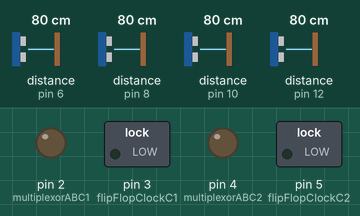
This sketch was run on a simulated Arduino Uno, built with avr-gcc and run on an emulated ATmega328P. On the bench: switched loads named in the sketch (green lamp = pin HIGH), output pins drawn as LEDs (lit = HIGH). Wiring (inferred from the names in the program): 4 × ultrasonic range finder: trigger pin 7, echo pin 6 / trigger pin 9, echo pin 8 / trigger pin 11, echo pin 10 / trigger pin 13, echo pin 12. The inputs (shaded band) are chosen by the test bench; at power-on: distance to the obstacle (sensors on pin 6, pin 8, pin 10, pin 12) 80 cm. The echo pulse lasts 58.3 µs per cm; pins used as bus, display or sensor lines are not drawn.

Above: at 1.2 s.
1.3 s: distance to the obstacle (sensor on pin 6) set to 2 cm
At 1.9 s:
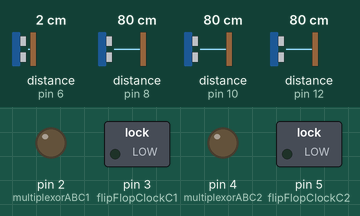
2.8 s: distance to the obstacle (sensor on pin 8) set to 13 cm
4.3 s: distance to the obstacle (sensor on pin 8) set to 10 cm
At 5.5 s:
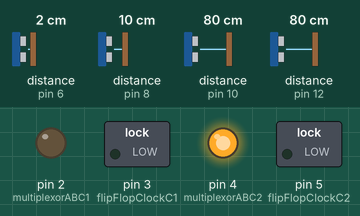
5.8 s: distance to the obstacle (sensor on pin 10) set to 2 cm
At 7.1 s:
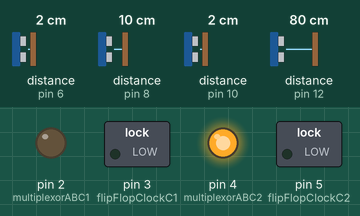
7.4 s: distance to the obstacle (sensor on pin 12) set to 13 cm
8.9 s: distance to the obstacle (sensor on pin 12) set to 10 cm
At 9.5 s:
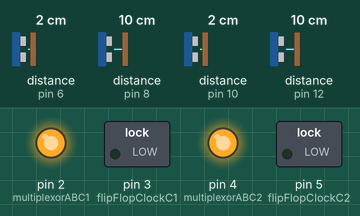
Timing chart, 0 to 11.4 s (numbered marks = the images above; inputs shaded):
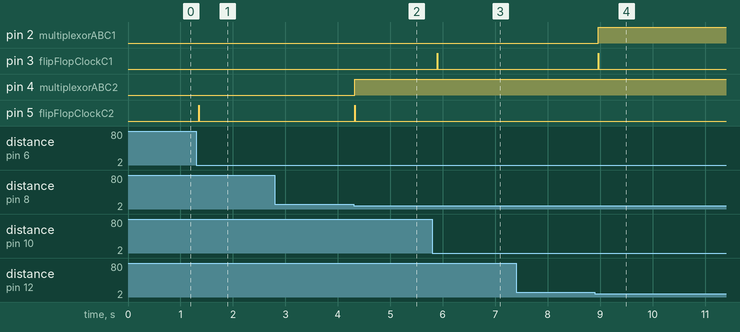

The sketch:

sensor.ino
```cpp
 long t1s1, t2s2;
long d1s1, d2s2;
long t3s3, t4s4;
long d3s3, d4s4;


const int TriggerRestaC1 = 13;
const int EchoRestaC1 = 12;
const int TriggerSumaC1 = 11;
const int EchoSumaC1 = 10;

const int TriggerRestaC2 = 9;
const int EchoRestaC2 = 8;
const int TriggerSumaC2 = 7;
const int EchoSumaC2 = 6;

const int flipFlopClockC1 = 3;
const int multiplexorABC1 = 2;


const int flipFlopClockC2 = 5;
const int multiplexorABC2 = 4;

bool estadoSumaPrevioC1 = false;
bool estadoRestaPrevioC1 = false;

bool estadoSumaPrevioC2 = false;
bool estadoRestaPrevioC2 = false;

void setup() {
  Serial.begin(9600);
  pinMode(TriggerSumaC1, OUTPUT);
  pinMode(EchoSumaC1, INPUT);
  pinMode(TriggerRestaC1, OUTPUT);
  pinMode(EchoRestaC1, INPUT);
  pinMode(flipFlopClockC1, OUTPUT);
  pinMode(multiplexorABC1, OUTPUT);
  digitalWrite(TriggerSumaC1, LOW);
  digitalWrite(TriggerRestaC1, LOW);

  pinMode(TriggerSumaC2, OUTPUT);
  pinMode(EchoSumaC2, INPUT);
  pinMode(TriggerRestaC2, OUTPUT);
  pinMode(EchoRestaC2, INPUT);
  pinMode(flipFlopClockC2, OUTPUT);
  pinMode(multiplexorABC2, OUTPUT);
  digitalWrite(TriggerSumaC2, LOW);
  digitalWrite(TriggerRestaC2, LOW);

}

void loop() {
  // Leer el primer sensor (suma)
  digitalWrite(TriggerSumaC1, HIGH);
  delayMicroseconds(10);
  digitalWrite(TriggerSumaC1, LOW);
  t1s1 = pulseIn(EchoSumaC1, HIGH);
  d1s1 = t1s1 / 59;

digitalWrite(TriggerSumaC2, HIGH);
  delayMicroseconds(10);
  digitalWrite(TriggerSumaC2, LOW);
  t3s3 = pulseIn(EchoSumaC2, HIGH);
  d3s3 = t3s3 / 59;

  digitalWrite(TriggerRestaC1, HIGH);
  delayMicroseconds(10);
  digitalWrite(TriggerRestaC1, LOW);
  t2s2 = pulseIn(EchoRestaC1, HIGH);
  d2s2 = t2s2 / 59;

  digitalWrite(TriggerRestaC2, HIGH);
  delayMicroseconds(10);
  digitalWrite(TriggerRestaC2, LOW);
  t4s4 = pulseIn(EchoRestaC2, HIGH);
  d4s4 = t4s4 / 59;


  bool estadoSumaActual = (d1s1 <= 10);
  bool estadoSumaActualC2 = (d3s3 <= 10);

  if (estadoSumaActual && !estadoSumaPrevioC1) {

    digitalWrite(multiplexorABC1, LOW);
    activarClock();
  }
  estadoSumaPrevioC1 = estadoSumaActual;


if (estadoSumaActualC2 && !estadoSumaPrevioC2) {

    digitalWrite(multiplexorABC2, LOW);
    activarClockC2();
  }
  estadoSumaPrevioC2 = estadoSumaActualC2;


  bool estadoRestaActual = (d2s2 <= 10);
  bool estadoRestaActualC2 = (d4s4 <= 10);

  if (estadoRestaActual && !estadoRestaPrevioC1) {
    digitalWrite(multiplexorABC1, HIGH);
    activarClock();
  }

  estadoRestaPrevioC1 = estadoRestaActual;

if (estadoRestaActualC2 && !estadoRestaPrevioC2) {
    digitalWrite(multiplexorABC2, HIGH);
    activarClockC2();
  }
  estadoRestaPrevioC2 = estadoRestaActualC2;

  delay(100);
}

void activarClock() {
  digitalWrite(flipFlopClockC1, HIGH);
  delay(10);
  digitalWrite(flipFlopClockC1, LOW);
}

void activarClockC2() {
  digitalWrite(flipFlopClockC2, HIGH);
  delay(10);
  digitalWrite(flipFlopClockC2, LOW);
}
```

Measured:
- the behaviour switches between 12 and 11 cm on distance to the obstacle (sensor on pin 8) (found by bisection; images 1 and 2)
- the behaviour switches between 12 and 11 cm on distance to the obstacle (sensor on pin 12) (found by bisection; images 3 and 4)
- after the input at 1.3 s, pin 5 (flipFlopClockC2): LOW → HIGH at once, → LOW 0.01 s later
- after the input at 2.8 s, every drawn part: stays the same
- after the input at 4.3 s, pin 4 (multiplexorABC2): LOW → HIGH at once; pin 5 (flipFlopClockC2): LOW → HIGH at once, → LOW 0.01 s later
- after the input at 5.8 s, pin 3 (flipFlopClockC1): LOW → HIGH after 0.10 s, → LOW 0.01 s later
- after the input at 7.4 s, every drawn part: stays the same
- after the input at 8.9 s, pin 2 (multiplexorABC1): LOW → HIGH after 0.06 s; pin 3 (flipFlopClockC1): LOW → HIGH after 0.06 s, → LOW 0.01 s later
